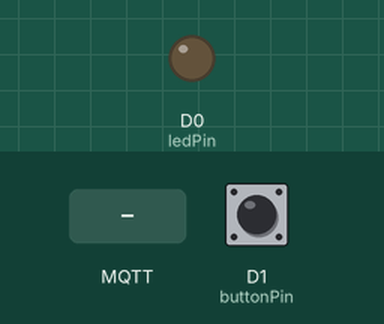
A sketch run on a simulated ESP8266 (NodeMCU). Shown: output pins drawn as LEDs (lit = HIGH). Inputs (shaded band) come from the test bench; at power-on: D1 (buttonPin) LOW. WiFi joins after 1.5 s; servers stay silent unless stated; random numbers use the default seed unless the sketch sets one; no MQTT or app messages arrive unless stated; what the sketch prints to the serial monitor is not drawn.

Above: at 2.7 s.
2.8 s: MQTT message "1" arrives on the first subscribed topic
At 3.7 s:
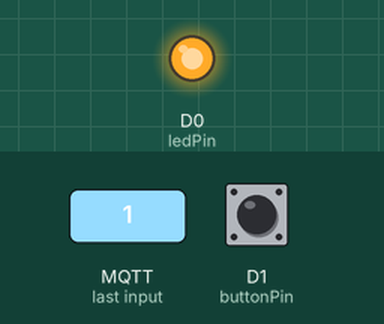
4.3 s: MQTT message "0" arrives on the first subscribed topic
At 4.8 s:
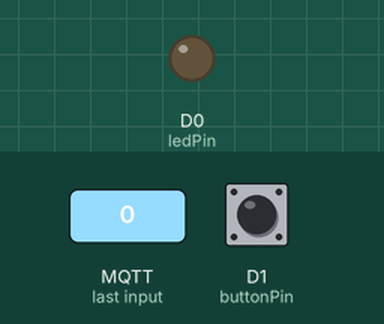
5.8 s: MQTT message "2" arrives on the first subscribed topic
At 7.2 s:
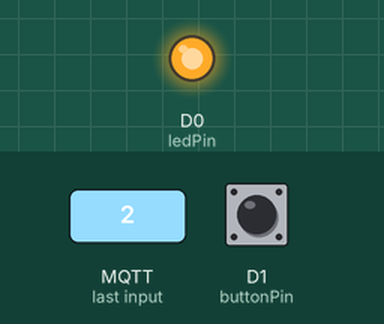
Timing chart, 0 to 8.8 s (numbered marks = the images above; inputs shaded):
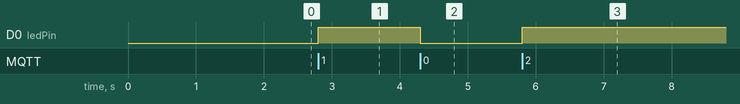

Measured:
- after the input at 2.8 s, D0 (ledPin): LOW → HIGH at once
- after the input at 4.3 s, D0 (ledPin): HIGH → LOW at once
- after the input at 5.8 s, D0 (ledPin): LOW → HIGH at once

The sketch:

mqttRaspberrypi.ino
```cpp
//mqtt using Raspberry pi

#include <ESP8266WiFi.h>
#include <PubSubClient.h>

// Update these with values suitable for your network.

const char* ssid = "IIITN WiFi FAC";
const char* password = "";
const char* mqtt_server = "192.168.22.250";


WiFiClient espClient;
PubSubClient client(espClient);

const int buttonPin = D1;     // the number of the pushbutton pin
const int ledPin = D0;      // the number of the LED pin
int buttonState = 0;

void setup_wifi() {
  delay(10);
  // We start by connecting to a WiFi network
  Serial.println();
  Serial.print("Connecting to ");
  Serial.println(ssid);

  WiFi.begin(ssid, password);

  while (WiFi.status() != WL_CONNECTED) {
    delay(500);
    Serial.print(".");
  }

  randomSeed(micros());

  Serial.println("");
  Serial.println("WiFi connected");
  Serial.println("IP address: ");
  Serial.println(WiFi.localIP());
}

void callback(char* topic, byte* payload, unsigned int length) {
  Serial.print("Message arrived [");
  Serial.print(topic);
  Serial.print("] ");

  for (int i = 0; i < length; i++) {
    Serial.print((char)payload[i]);
  }
  Serial.println();


  if ((char)payload[0] == '0') {
    digitalWrite(ledPin, LOW);
    } else {
    digitalWrite(ledPin, HIGH);
  }

}

void reconnect() {
  // Loop until we're reconnected
  while (!client.connected()) {
    Serial.print("Attempting MQTT connection...");
    // Create a random client ID
    String clientId = "ESP8266Client-";
    clientId += String(random(0xffff), HEX);
    // Attempt to connect

    if (client.connect(clientId.c_str())) {
      Serial.println("connected");
      // Once connected, publish an announcement...
      client.publish("SubCntrLED1", "1");
      // ... and resubscribe
      client.subscribe("PubCntrLED1");
    } else {
      Serial.print("failed, rc=");
      Serial.print(client.state());
      Serial.println(" try again in 5 seconds");
      // Wait 5 seconds before retrying
      delay(5000);
    }
  }
}

void setup() {
  pinMode(ledPin, OUTPUT);
  pinMode(buttonPin, INPUT);
  Serial.begin(115200);
  setup_wifi();
  client.setServer(mqtt_server, 1883);
  client.setCallback(callback);
}

void loop() {

  if (!client.connected()) {
    reconnect();
  }
  client.loop();
  buttonState = digitalRead(buttonPin);
  if (buttonState == HIGH) {
    // turn LED on:
    client.publish("SubCntrLED1", "1");
  } else {
    // turn LED off:
    client.publish("SubCntrLED1", "0");
  }

}
```
